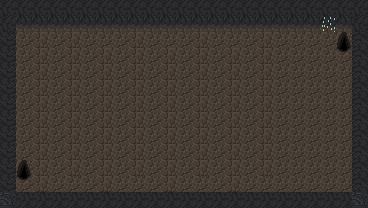

A level layout from a 2D game, rendered from its tile map. Below: a short description, then the map file with its tile-grid data intact:
An orthogonal 23x13 tile map with 16x16 px tiles, 2 tile layers (Tile Layer 1, Tile Layer 2) and 4 objects (player_spawn, level_exit, rock, charging_monster).

<map version="1.10" tiledversion="1.10.2" orientation="orthogonal" renderorder="right-down" width="23" height="13" tilewidth="16" tileheight="16" infinite="0" nextlayerid="4" nextobjectid="9">
 <tileset firstgid="1" source="cave_crawler_v2.tsx" />
 <layer id="1" name="Tile Layer 1" width="23" height="13">
  <data encoding="csv">
95,95,95,95,95,95,95,95,95,95,95,95,95,95,95,95,95,95,95,95,95,95,95,
95,110,110,110,110,110,110,110,110,110,110,110,110,110,110,110,110,110,110,110,110,110,95,
1610612831,61,62,61,62,61,61,61,62,61,61,61,62,61,61,61,62,61,61,61,61,61,2684354655,
1610612831,61,62,61,62,61,62,61,62,61,62,61,62,61,62,61,62,61,61,61,61,61,2684354655,
1610612831,61,62,61,62,61,62,61,62,61,62,61,62,61,62,61,62,61,61,61,61,61,2684354655,
1610612831,61,62,61,62,61,62,61,62,61,62,61,62,61,62,61,62,61,61,61,61,61,2684354655,
1610612831,61,62,61,62,61,62,61,62,61,62,61,62,61,62,61,62,61,61,61,61,61,2684354655,
1610612831,61,62,61,62,61,62,61,62,61,62,61,62,61,62,61,62,61,61,61,61,61,2684354655,
1610612831,61,62,61,62,61,62,61,62,61,62,61,62,61,62,61,62,61,61,61,61,61,2684354655,
1610612831,61,62,61,62,61,62,61,62,61,62,61,62,61,62,61,62,61,61,61,61,61,2684354655,
1610612831,61,62,61,62,61,62,61,62,61,62,61,62,61,62,61,62,61,61,61,61,61,2684354655,
1610612831,61,62,61,61,61,62,61,61,61,62,61,61,61,62,61,61,61,61,61,61,61,2684354655,
96,3221225567,3221225567,3221225567,3221225567,3221225567,3221225567,3221225567,3221225567,3221225567,3221225567,3221225567,3221225567,3221225567,3221225567,3221225567,3221225567,3221225567,3221225567,3221225567,3221225567,3221225567,96
</data>
 </layer>
 <layer id="2" name="Tile Layer 2" width="23" height="13">
  <data encoding="csv">
0,0,0,0,0,0,0,0,0,0,0,0,0,0,0,0,0,0,0,0,0,0,0,
0,0,0,0,0,0,0,0,0,0,0,0,0,0,0,0,0,0,0,0,49,0,0,
0,0,0,0,0,0,0,0,0,0,0,0,0,0,0,0,0,0,0,0,0,66,0,
0,0,0,0,0,0,0,0,0,0,0,0,0,0,0,0,0,0,0,0,0,81,0,
0,0,0,0,0,0,0,0,0,0,0,0,0,0,0,0,0,0,0,0,0,0,0,
0,0,0,0,0,0,0,0,0,0,0,0,0,0,0,0,0,0,0,0,0,0,0,
0,0,0,0,0,0,0,0,0,0,0,0,0,0,0,0,0,0,0,0,0,0,0,
0,0,0,0,0,0,0,0,0,0,0,0,0,0,0,0,0,0,0,0,0,0,0,
0,0,0,0,0,0,0,0,0,0,0,0,0,0,0,0,0,0,0,0,0,0,0,
0,0,0,0,0,0,0,0,0,0,0,0,0,0,0,0,0,0,0,0,0,0,0,
0,66,0,0,0,0,0,0,0,0,0,0,0,0,0,0,0,0,0,0,0,0,0,
0,81,0,0,0,0,0,0,0,0,0,0,0,0,0,0,0,0,0,0,0,0,0,
0,0,0,0,0,0,0,0,0,0,0,0,0,0,0,0,0,0,0,0,0,0,0
</data>
 </layer>
 <objectgroup id="3" name="Object Layer 1">
  <object id="1" name="player_spawn" x="28.0336" y="179.386">
   <point />
  </object>
  <object id="2" name="level_exit" x="343.244" y="42.7313">
   <point />
  </object>
  <object id="4" name="rock" x="337.67" y="48.3049">
   <point />
  </object>
  <object id="7" name="charging_monster" x="291.806" y="133.862">
   <point />
  </object>
 </objectgroup>
</map>
